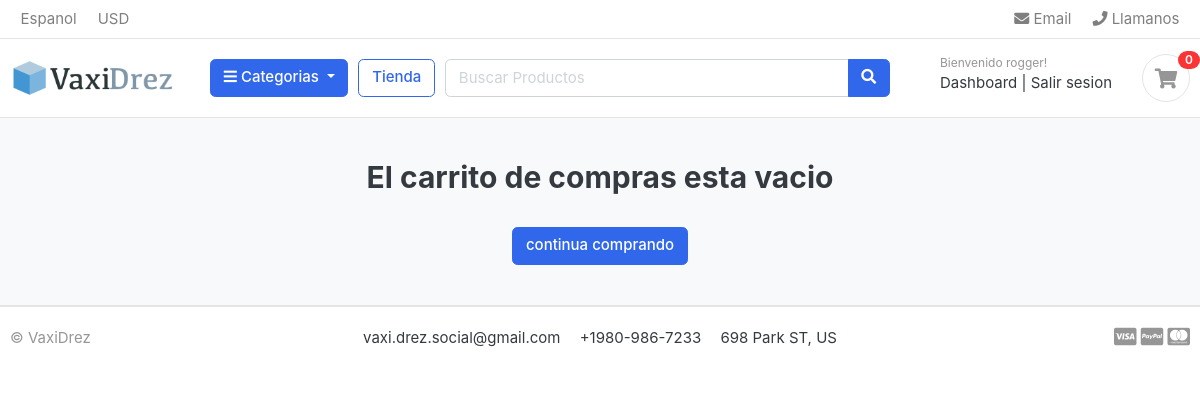
The app's page /cart/ (signed in), older data.
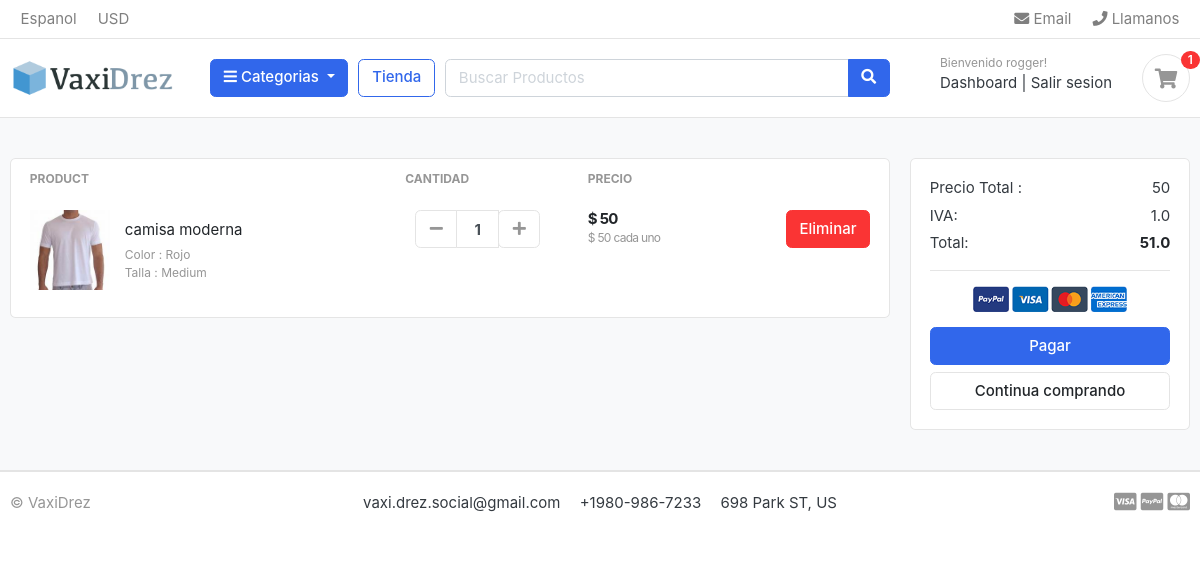
The same page, newer data.
### accounts/models.py (models this page shows, shortened)
class Account(AbstractBaseUser):
    first_name = models.CharField(max_length=50)
    last_name = models.CharField(max_length=50)
    username = models.CharField(max_length=50, unique=True)
    email = models.CharField(max_length=100, unique=True)
    phone_number = models.CharField(max_length=50)
    date_joined = models.DateTimeField(auto_now_add=True)
    last_login = models.DateTimeField(auto_now_add=True)
    is_admin = models.BooleanField(default=False)
    is_staff = models.BooleanField(default=False)
    is_active = models.BooleanField(default=False)
    is_superadmin = models.BooleanField(default=False)
    USERNAME_FIELD='email'
    REQUIRED_FIELDS=['username', 'first_name', 'last_name']
    objects=MyAccountManager()

### carts/models.py (models this page shows, shortened)
class CartItem(models.Model):
    user = models.ForeignKey(Account, on_delete=models.CASCADE, null=True)
    product = models.ForeignKey(Product,on_delete=models.CASCADE)
    variations = models.ManyToManyField(Variation, blank=True)
    cart = models.ForeignKey(Cart, on_delete=models.CASCADE, null=True)
    quantity = models.IntegerField()
    is_active = models.BooleanField(default=True)
    def sub_total(self):
        return self.product.price * self.quantity

### store/models.py (models this page shows, shortened)
class Product(models.Model):
    product_name = models.CharField(max_length=200, unique=True)
    slug = models.CharField(max_length=200, unique=True)
    description = models.TextField(max_length=500, blank=True)
    price = models.IntegerField()
    images = models.ImageField(upload_to='photos/products')
    stock = models.IntegerField()
    Is_available= models.BooleanField(default=True)
    category = models.ForeignKey(Category, on_delete=models.CASCADE)
    create_date = models.DateTimeField(auto_now_add=True)
    modified_date = models.DateTimeField(auto_now=True)
    def get_url(self):
        return reverse('product_detail', args=[self.category.slug, self.slug])

class Variation(models.Model):
    product = models.ForeignKey(Product, on_delete=models.CASCADE)
    variation_category = models.CharField(max_length=100, choices=variation_category_choice)
    variation_value=models.CharField(max_length=100)
    is_active = models.BooleanField(default=True)
    created_date = models.DateTimeField(auto_now=True)
    objects = VariationManager()

### carts/views.py (the view)
# urls.py: path('',views.cart, name='carts'),
def cart(request, total=0, quantity=0, cart_items=None):
    tax = 0
    grand_total = 0
    try:
        if request.user.is_authenticated:
            cart_items = CartItem.objects.filter(user=request.user, is_active=True)
        else:
            cart =Cart.objects.get(cart_id=_cart_id(request))
            cart_items = CartItem.objects.filter(cart=cart, is_active=True)
        for cart_item in cart_items:
            total+=(cart_item.product.price * cart_item.quantity)
            quantity+=  cart_item.quantity
        tax = (2*total)/100
        grand_total = total + tax
    except ObjectDoesNotExist:
        pass
    context = {
        'total': total,
        'quantity': quantity,
        'cart_items': cart_items,
        'tax' : tax,
        'grand_total': grand_total
    }
    return render(request,'store/cart.html', context)

### carts/context_processors.py (called while the page is built)
def counter(request):
    cart_count = 0
    try:
        cart = Cart.objects.filter(cart_id=_cart_id(request))
        if request.user.is_authenticated:
            cart_items = CartItem.objects.all().filter(user=request.user)
        else:
            cart_items = CartItem.objects.all().filter(cart=cart[:1])
        for cart_item in cart_items:
            cart_count += cart_item.quantity
    except Cart.DoesNotExist:
        cart_count = 0
    return dict(cart_count=cart_count)

### carts/views.py (called while the page is built)
def _cart_id(request):
    cart = request.session.session_key
    if not cart:
        cart = request.session.create()
    return cart

### category/context_processors.py (called while the page is built)
def menu_links(request):
    links = Category.objects.all()
    return dict(links=links)

### category/models.py (called while the page is built)
    def get_url(self):
        return reverse('products_by_category',args=[self.slug])

### templates/store/cart.html (shortened to what this page needs)
{% extends 'base.html' %}
{% load static %}
{% block content %}
<section class="section-content padding-y bg">
    <div class="container">
    {% if not cart_items %}
      <h2 class="text-center">El carrito de compras esta vacio</h2>
      <br>
      <div class="text-center">
        <a href="{% url 'store' %}" class="btn btn-primary">continua comprando</a>
      </div>
    {% else %}
    <div class="row">
        <aside class="col-lg-9">
    <div class="card">
    <table class="table table-borderless table-shopping-cart">
    <thead class="text-muted">
    <tr class="small text-uppercase">
      <th scope="col">Product</th>
      <th scope="col" width="120">Cantidad</th>
      <th scope="col" width="120">Precio</th>
      <th scope="col" class="text-right" width="200"> </th>
    </tr>
    </thead>
    <tbody>
      {% for cart_item in cart_items %}
    <tr>
        <td>
            <figure class="itemside align-items-center">
                <div class="aside"><img src="{{ cart_item.product.images.url }}" class="img-sm"></div>
                <figcaption class="info">
                    <a href="{{ cart_item.product.get_url }}" class="title text-dark">{{ cart_item.product.product_name}}</a>
                    <p class="text-muted small">
                      {% if cart_item.variations.all %}
                        {% for item in cart_item.variations.all %}
                          {{ item.variation_category | capfirst }} : {{ item.variation_value | capfirst }} <br>
                        {% endfor %}
                      {% endif %}
                    </p>
                </figcaption>
            </figure>
        </td>
        <td>
                        <div class="col">
                            <div class="input-group input-spinner">
                                <div class="input-group-prepend">
                                <a href="{% url 'remove_cart' cart_item.product.id cart_item.id %}" class="btn btn-light" type="button" id="button-plus"> <i class="fa fa-minus"></i> </a>
                                </div>
                                <input type="text" class="form-control"  value="{{ cart_item.quantity }}">
                                <div class="input-group-append">
                                  <form action="{% url 'add_cart' cart_item.product.id %}" method="POST">
                                    <button class="btn btn-light" type="submit" id="button-minus"> <i class="fa fa-plus"></i> </button>
                                  </form>
                                </div>
                            </div>
                        </div>
        </td>
        <td>
            <div class="price-wrap">
                <var class="price">$ {{cart_item.sub_total}}</var>
                <small class="text-muted"> $ {{ cart_item.product.price }}  cada uno </small>
            </div>
        </td>
        <td class="text-right">
        <a href="{% url 'remove_cart_item' cart_item.product.id cart_item.id %}" class="btn btn-danger"> Eliminar</a>
        </td>
    </tr>
    {% endfor %}
    </tbody>
    </table>
    </div>
        </aside>
        <aside class="col-lg-3">
            <div class="card">
            <div class="card-body">
                <dl class="dlist-align">
                  <dt>Precio Total :</dt>
                  <dd class="text-right">{{ total}}</dd>
                </dl>
                <dl class="dlist-align">
                  <dt>IVA:</dt>
                  <dd class="text-right">{{ tax }}</dd>
                </dl>
                <dl class="dlist-align">
                  <dt>Total:</dt>
                  <dd class="text-right text-dark b"><strong>{{ grand_total}}</strong></dd>
                </dl>
                <hr>
                <p class="text-center mb-3">
                    <img src="{% static './images/misc/payments.png' %}" height="26">
                </p>
                <a href="{% url 'checkout' %}" class="btn btn-primary btn-block"> Pagar </a>
                <a href="{% url 'store' %}" class="btn btn-light btn-block">Continua comprando</a>
            </div>
            </div>
    </aside>
    </div>
    {% endif %}
    </div>
    </section>
{% endblock %}

### templates/base.html (shortened to what this page needs)
{% load static %}
<!DOCTYPE HTML>
<html lang="en">
<head>
<link href="{% static 'css/bootstrap.css' %}" rel="stylesheet" type="text/css"/>
<link href="{% static 'fonts/fontawesome/css/all.min.css' %}" type="text/css" rel="stylesheet">
<link href="{% static 'css/ui.css' %}" rel="stylesheet" type="text/css"/>
<link href="{% static 'css/responsive.css' %}" rel="stylesheet" media="only screen and (max-width: 1200px)" />
</head>
<body>
{% include 'includes/navbar.html'%}
{% block content %}
{%endblock%}
{% include 'includes/footer.html'%}

### templates/includes/navbar.html (shortened to what this page needs)
{% load static%}
<header class="section-header">
<nav class="navbar p-md-0 navbar-expand-sm navbar-light border-bottom">
<div class="container">
  <div class="collapse navbar-collapse" id="navbarTop4">
    <ul class="navbar-nav mr-auto">
     <li class="nav-item dropdown">
     <a href="#" class="nav-link">   Espanol </a>
   </li>
   <li class="nav-item dropdown">
     <a href="#" class="nav-link"> USD </a>
   </li>
    </ul>
    <ul class="navbar-nav">
   <li><a href="#" class="nav-link"> <i class="fa fa-envelope"></i> Email </a></li>
   <li><a href="#" class="nav-link"> <i class="fa fa-phone"></i> Llamanos</a></li>
 </ul>
  </div>
</div>
</nav>
<section class="header-main border-bottom">
 <div class="container">
<div class="row align-items-center">
 <div class="col-lg-2 col-md-3 col-6">
   <a href="{% url 'home' %}" class="brand-wrap">
     <img class="logo" src="{% static './images/logo01.png' %}">
   </a>
 </div>
 <div class="col-lg col-sm col-md col-6 flex-grow-0">
   <div class="category-wrap dropdown d-inline-block float-right">
     <button type="button" class="btn btn-primary dropdown-toggle" data-toggle="dropdown">
       <i class="fa fa-bars"></i> Categorias
     </button>
   </div>
 </div>
 <a href="{% url 'store' %}" class="btn btn-outline-primary">Tienda</a>
 <div class="col-lg  col-md-6 col-sm-12 col">
   <form action="{% url 'search' %}" class="search">
     <div class="input-group w-100">
         <input type="text" class="form-control" style="width:60%;" placeholder="Buscar Productos" name="keyword">
         <div class="input-group-append">
           <button class="btn btn-primary" type="submit">
             <i class="fa fa-search"></i>
           </button>
         </div>
       </div>
   </form>
 </div>
 <div class="col-lg-3 col-sm-6 col-8 order-2 order-lg-3">
       <div class="d-flex justify-content-end mb-3 mb-lg-0">
         {% if user.id is None %}
           <div class="widget-header">
             <small class="title text-muted">Bienvenido visitante!</small>
             <div>
               <a href="{% url 'login' %}">Login</a> <span class="dark-transp"> | </span>
               <a href="{% url 'register' %}"> Registrar</a>
             </div>
           </div>
         {% else %}
           <div class="widget-header">
             <small class="title text-muted">Bienvenido {{user.first_name}}!</small>
             <div>
               <a href="{% url 'dashboard' %}">Dashboard</a> <span class="dark-transp"> | </span>
               <a href="{% url 'logout' %}"> Salir sesion</a>
             </div>
           </div>
         {% endif %}
         <a href="{% url 'carts'%}" class="widget-header pl-3 ml-3">
           <div class="icon icon-sm rounded-circle border"><i class="fa fa-shopping-cart"></i></div>
           <span class="badge badge-pill badge-danger notify">{{ cart_count }}</span>
         </a>
       </div>
     </div>
</div>
 </div>
</section>
</header>

### templates/includes/footer.html
<footer class="section-footer border-top">
	<div class="container">
		<section class="footer-bottom border-top row">
			<div class="col-md-2">
				<p class="text-muted"> &copy VaxiDrez </p>
			</div>
			<div class="col-md-8 text-md-center">
				<span  class="px-2">vaxi.drez.social@gmail.com</span>
				<span  class="px-2">+1980-986-7233</span>
				<span  class="px-2">698 Park ST, US</span>
			</div>
			<div class="col-md-2 text-md-right text-muted">
				<i class="fab fa-lg fa-cc-visa"></i>
				<i class="fab fa-lg fa-cc-paypal"></i>
				<i class="fab fa-lg fa-cc-mastercard"></i>
			</div>
		</section>
	</div>
</footer>

### static/css/ui.css (style rules this page uses)
html { font-family: "Inter", sans-serif; font-size: 15px; }
.price-wrap { letter-spacing: -0.7px; }
.icon-xs, .icon-sm, .icon-md, .icon-lg { display: inline-block; text-align: center; flex-shrink: 0; flex-grow: 0; }
.icon-sm { width: 48px; height: 48px; line-height: 48px !important; font-size: 20px; }
.img-xs, .img-sm, .img-md, .img-lg { -o-object-fit: cover; object-fit: cover; flex-shrink: 0; flex-grow: 0; }
.img-sm { width: 80px; height: 80px; }
.padding-y { padding-top: 40px; padding-bottom: 40px; }
var { font-style: normal; }
figure { margin-bottom: 0; }
.bg { background-color: #f8f9fa; }
.b { font-weight: 600; }
p:last-child { margin-bottom: 0; }
.header-main { position: relative; padding-top: 1rem; padding-bottom: 1rem; }
.brand-wrap .logo, .navbar-brand .logo { margin-right: 7px; max-height: 42px; display: inline-block; }
.widget-header { display: inline-block; vertical-align: middle; position: relative; }
.widget-header a { color: #343a40; }
.widget-header i { color: #969696; }
.widget-header .title { display: block; }
.widget-header .notify { position: absolute; top: -3px; right: -10px; }
.footer-bottom { padding-top: 20px; padding-bottom: 20px; }
.btn-light { background-color: #fff; border-color: #e4e4e4; }
.btn-light i { color: #969696; }
.itemside { position: relative; display: flex; width: 100%; }
.itemside .aside { position: relative; flex-shrink: 0; }
.itemside .info { padding-left: 15px; padding-right: 7px; }
.itemside p { margin-bottom: 0; }
.itemside .title { display: block; margin-bottom: 5px; color: #212529; }
[class*=dlist-] { margin-bottom: 5px; }
[class*=dlist-] dd { margin-bottom: 0; }
.dlist-align { display: flex; }
.dlist-align dt { width: 150px; word-wrap: break-word; font-weight: normal; }
.dlist-align dd { flex-grow: 1; }
.notify { position: absolute; top: -4px; right: -10px; display: inline-block; padding: 0.25em 0.6em; font-size: 12px; line-height: 1; text-align: center; border-radius: 3rem; color: #fff; background-color: #fa3434; }
.price { font-weight: 600; color: #212529; }
.input-spinner { width: 125px; flex-wrap: nowrap; display: inline-flex; vertical-align: middle; }
.input-spinner input.form-control { text-align: center; max-width: 46px; font-weight: bold; flex-basis: 46px; border-color: #e4e4e4; flex-grow: 0; }
.input-spinner .btn { width: 42px; text-align: center; padding-left: 0.5rem; padding-right: 0.5rem; }
.table-shopping-cart.table td, .table-shopping-cart.table th { padding-left: 1.25rem; padding-right: 1.25rem; }
.table-shopping-cart .price-wrap { line-height: 1.2; }
.table-shopping-cart .price { font-weight: bold; margin-right: 5px; display: block; }

Row changes from the older to the newer data that the page shows:
added CartItem: product.images (picture), product.product_name "camisa moderna", quantity "1", sub_total "50", product.price "50"
added Variation: variation_category "Color", variation_value "Rojo"
added Variation: variation_category "Talla", variation_value "Medium"
Text that changed along with them:
{{ cart_count }}: "0" → "1"
{{ total }}: (not shown) → "50"
{{ tax }}: (not shown) → "1.0"
{{ grand_total }}: (not shown) → "51.0"
text no longer shown: "El carrito de compras esta vacio continua comprando"
text now shown: "PRODUCT CANTIDAD PRECIO Precio Total : IVA: Total: Pagar Continua comprando"
